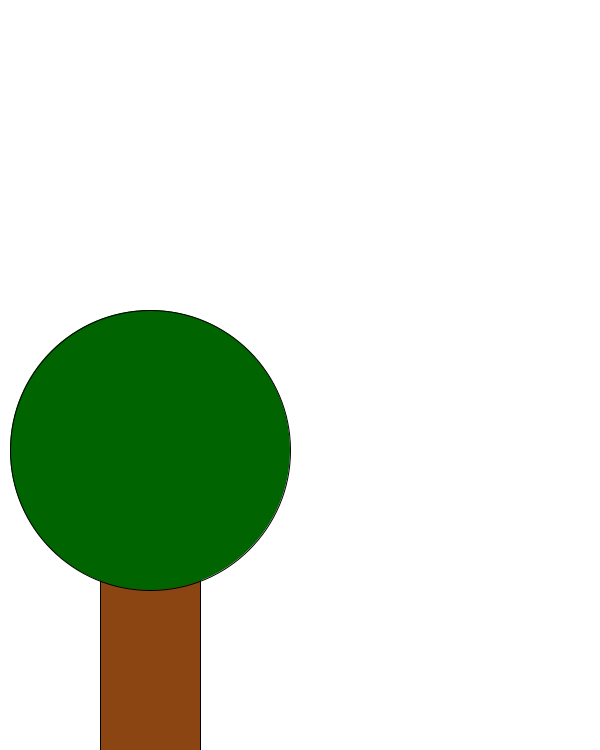
Frame 1 (no input)
Frame 60 (the mouse pressed at the canvas centre just before this capture): identical to frame 1, image omitted
Frame 120 (the mouse held since frame 60 and released just before this capture): identical to frame 1, image omitted

The Processing sketch that drew this single still picture (run headless with seeded random() and noise(); from frame 60 on, the mouse is pressed at the canvas centre):

// Processing sketch: h09_Methodes_en_Functies_9_9
// ── h09_Methodes_en_Functies_9_9.pde
void setup(){
  size(600,750);
}

void draw(){
  background(255,255,255);
  fill(139,69,19);
  rect(100,450,100,450);
  fill(0,100,0);
  ellipse(150,450,280,280);
}
